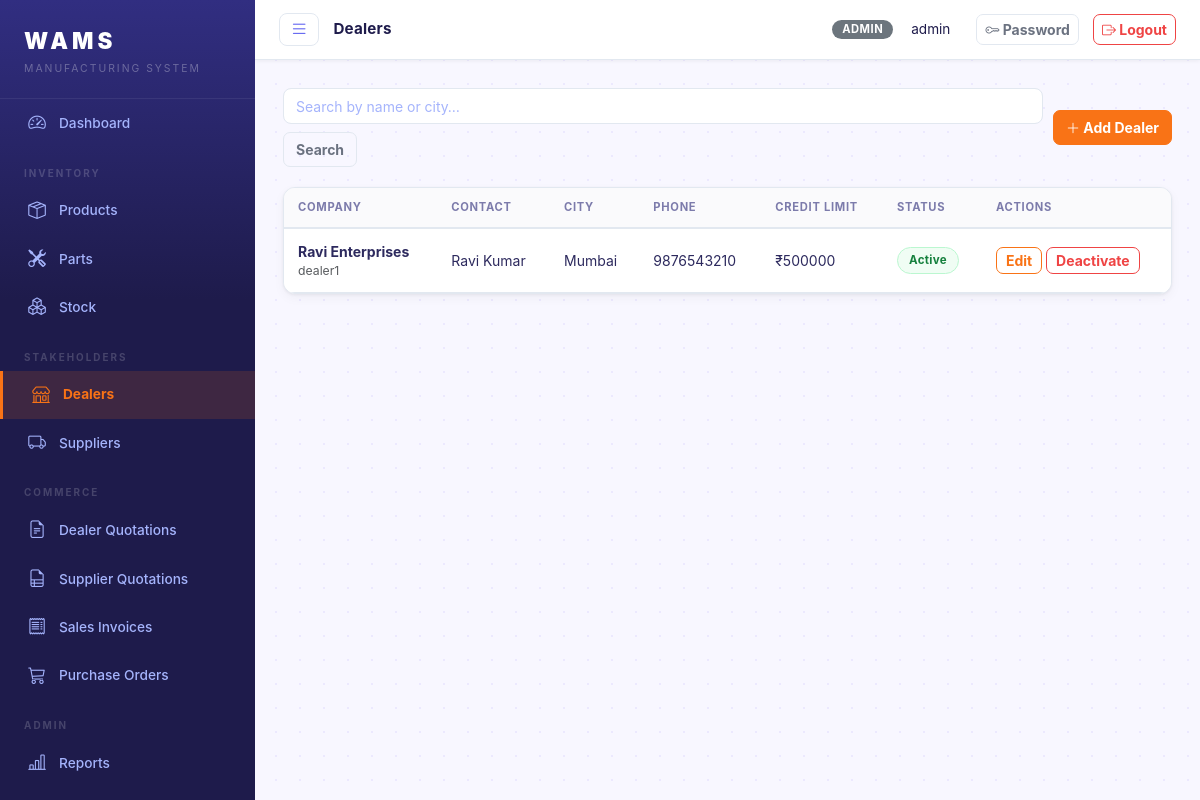
/dealers/ (signed in), run on an earlier commit of the app's database.
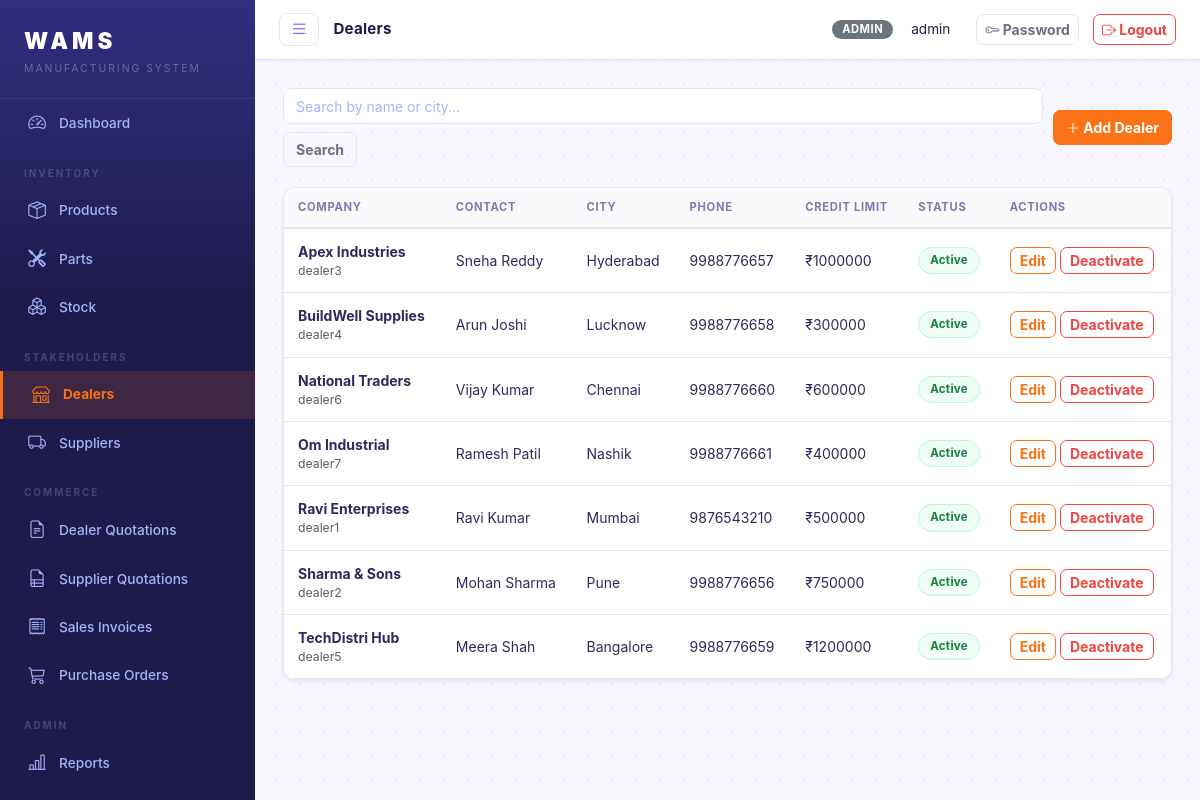
And on a later commit of the database.
### core/models.py (models this page shows, shortened)
class User(AbstractUser):
    ROLE_CHOICES = [
        ('admin', 'Admin'),
        ('dealer', 'Dealer'),
        ('supplier', 'Supplier'),
    ]
    role = models.CharField(max_length=20, choices=ROLE_CHOICES, default='dealer')
    phone = models.CharField(max_length=20, blank=True)

class Dealer(models.Model):
    user = models.OneToOneField(User, on_delete=models.CASCADE, related_name='dealer_profile')
    company_name = models.CharField(max_length=200)
    contact_person = models.CharField(max_length=100)
    email = models.EmailField()
    phone = models.CharField(max_length=20)
    address = models.TextField()
    city = models.CharField(max_length=100)
    credit_limit = models.DecimalField(max_digits=12, decimal_places=2, default=0)
    is_active = models.BooleanField(default=True)
    created_at = models.DateTimeField(auto_now_add=True)
    class Meta:
        ordering = ['company_name']

### core/views.py (the view)
# urls.py: path('dealers/', views.dealer_list, name='dealer_list'),
@login_required
@admin_required
def dealer_list(request):
    qs = Dealer.objects.select_related('user').all()
    q = request.GET.get('q', '').strip()
    if q:
        qs = qs.filter(Q(company_name__icontains=q) | Q(city__icontains=q))
    page = paginate(request, qs)
    return render(request, 'core/dealers/list.html', {'page_obj': page, 'q': q})

### core/views.py (called while the page is built)
def paginate(request, qs, per_page=20):
    paginator = Paginator(qs, per_page)
    page = request.GET.get('page', 1)
    return paginator.get_page(page)

### templates/core/dealers/list.html (shortened to what this page needs)
{% extends 'base.html' %}
{% block page_title %}Dealers{% endblock %}
{% block content %}
<div class="page-toolbar">
  <form class="search-form" method="get">
    <input type="text" name="q" value="{{ q }}" class="form-control" placeholder="Search by name or city…">
    <button class="btn btn-outline-secondary">Search</button>
  </form>
  <a href="{% url 'dealer_create' %}" class="btn btn-primary"><i class="bi bi-plus-lg"></i> Add Dealer</a>
</div>
<div class="card">
  <div class="card-body p-0">
    <table class="table table-hover mb-0">
      <thead>
        <tr><th>Company</th><th>Contact</th><th>City</th><th>Phone</th><th>Credit Limit</th><th>Status</th><th>Actions</th></tr>
      </thead>
      <tbody>
      {% for d in page_obj %}
      <tr>
        <td>
          <strong>{{ d.company_name }}</strong>
          <div class="text-muted small">{{ d.user.username }}</div>
        </td>
        <td>{{ d.contact_person }}</td>
        <td>{{ d.city }}</td>
        <td>{{ d.phone }}</td>
        <td>₹{{ d.credit_limit|floatformat:0 }}</td>
        <td>
          {% if d.is_active %}
          <span class="badge-status badge-accepted">Active</span>
          {% else %}
          <span class="badge-status badge-draft">Inactive</span>
          {% endif %}
        </td>
        <td>
          <a href="{% url 'dealer_update' d.pk %}" class="btn btn-xs btn-outline-primary">Edit</a>
          <a href="{% url 'dealer_delete' d.pk %}" class="btn btn-xs btn-outline-danger">Deactivate</a>
        </td>
      </tr>
      {% empty %}
      <tr><td colspan="7" class="text-center text-muted py-4">No dealers found.</td></tr>
      {% endfor %}
      </tbody>
    </table>
  </div>
</div>
{% endblock %}

### templates/base.html (shortened to what this page needs)
{% load static %}
<!DOCTYPE html>
<html lang="en">
<head>
<link rel="stylesheet" href="https://cdn.jsdelivr.net/npm/bootstrap@5.3.2/dist/css/bootstrap.min.css">
<link rel="stylesheet" href="https://cdn.jsdelivr.net/npm/bootstrap-icons@1.11.3/font/bootstrap-icons.css">
<link rel="stylesheet" href="{% static 'css/style.css' %}">
</head>
<body>
<div class="app-wrapper">
  <nav class="sidebar" id="sidebar">
    <div class="sidebar-brand">
      <span class="brand-title">WAMS</span>
      <span class="brand-sub">Manufacturing System</span>
    </div>
    <ul class="sidebar-menu">
      <li>
        <a href="{% url 'dashboard' %}" class="{% if request.resolver_match.url_name == 'dashboard' %}active{% endif %}">
          <i class="bi bi-speedometer2"></i> Dashboard
        </a>
      </li>
      {% if user.role == 'admin' %}
      <li class="menu-section">Inventory</li>
      <li>
        <a href="{% url 'product_list' %}" class="{% if 'product' in request.resolver_match.url_name %}active{% endif %}">
          <i class="bi bi-box-seam"></i> Products
        </a>
      </li>
      <li>
        <a href="{% url 'part_list' %}" class="{% if 'part' in request.resolver_match.url_name %}active{% endif %}">
          <i class="bi bi-tools"></i> Parts
        </a>
      </li>
      <li>
        <a href="{% url 'stock_overview' %}" class="{% if 'stock' in request.resolver_match.url_name %}active{% endif %}">
          <i class="bi bi-boxes"></i> Stock
        </a>
      </li>
      <li class="menu-section">Stakeholders</li>
      <li>
        <a href="{% url 'dealer_list' %}" class="{% if 'dealer_list' in request.resolver_match.url_name or 'dealer_create' in request.resolver_match.url_name or 'dealer_update' in request.resolver_match.url_name %}active{% endif %}">
          <i class="bi bi-shop"></i> Dealers
        </a>
      </li>
      <li>
        <a href="{% url 'supplier_list' %}" class="">
          <i class="bi bi-truck"></i> Suppliers
        </a>
      </li>
      <li class="menu-section">Commerce</li>
      <li>
        <a href="{% url 'dealer_quotation_list' %}" class="{% if 'dealer_quotation' in request.resolver_match.url_name %}active{% endif %}">
          <i class="bi bi-file-earmark-text"></i> Dealer Quotations
        </a>
      </li>
      <li>
        <a href="{% url 'supplier_quotation_list' %}" class="{% if 'supplier_quotation' in request.resolver_match.url_name %}active{% endif %}">
          <i class="bi bi-file-earmark-ruled"></i> Supplier Quotations
        </a>
      </li>
      <li>
        <a href="{% url 'dealer_transaction_list' %}" class="{% if 'dealer_transaction' in request.resolver_match.url_name %}active{% endif %}">
          <i class="bi bi-receipt"></i> Sales Invoices
        </a>
      </li>
      <li>
        <a href="{% url 'supplier_transaction_list' %}" class="{% if 'supplier_transaction' in request.resolver_match.url_name %}active{% endif %}">
          <i class="bi bi-cart3"></i> Purchase Orders
        </a>
      </li>
      <li class="menu-section">Admin</li>
      <li>
        <a href="{% url 'reports' %}" class="{% if 'reports' in request.resolver_match.url_name %}active{% endif %}">
          <i class="bi bi-bar-chart-line"></i> Reports
        </a>
      </li>
      <li>
        <a href="{% url 'user_list' %}" class="{% if 'user' in request.resolver_match.url_name %}active{% endif %}">
        </a>
      </li>
      {% endif %}
    </ul>
  </nav>
  <div class="content-area" id="contentArea">
    <header class="topbar">
      <button class="sidebar-toggle" id="sidebarToggle" title="Toggle sidebar">
        <i class="bi bi-list"></i>
      </button>
      <span class="topbar-title">{% block page_title %}{% endblock %}</span>
      <div class="topbar-right">
        <span class="badge bg-secondary text-uppercase me-2">{{ user.role }}</span>
        <span class="me-3">{{ user.get_full_name|default:user.username }}</span>
        <a href="{% url 'change_password' %}" class="btn btn-sm btn-outline-secondary me-1">
          <i class="bi bi-key"></i> Password
        </a>
        <a href="{% url 'logout' %}" class="btn btn-sm btn-outline-danger">
          <i class="bi bi-box-arrow-right"></i> Logout
        </a>
      </div>
    </header>
    <main class="main-content">
      {% block content %}{% endblock %}
    </main>
  </div>
</div>
</body>
</html>

What changed in the data, as far as the page shows it:
added Dealer: company_name "Apex Industries", user.username "dealer3", contact_person "Sneha Reddy", city "Hyderabad", phone "9988776657", credit_limit "1000000", is_active "Active"
added Dealer: company_name "BuildWell Supplies", user.username "dealer4", contact_person "Arun Joshi", city "Lucknow", phone "9988776658", credit_limit "300000", is_active "Active"
added Dealer: company_name "National Traders", user.username "dealer6", contact_person "Vijay Kumar", city "Chennai", phone "9988776660", credit_limit "600000", is_active "Active"
added Dealer: company_name "Om Industrial", user.username "dealer7", contact_person "Ramesh Patil", city "Nashik", phone "9988776661", credit_limit "400000", is_active "Active"
added Dealer: company_name "Sharma & Sons", user.username "dealer2", contact_person "Mohan Sharma", city "Pune", phone "9988776656", credit_limit "750000", is_active "Active"
added Dealer: company_name "TechDistri Hub", user.username "dealer5", contact_person "Meera Shah", city "Bangalore", phone "9988776659", credit_limit "1200000", is_active "Active"
